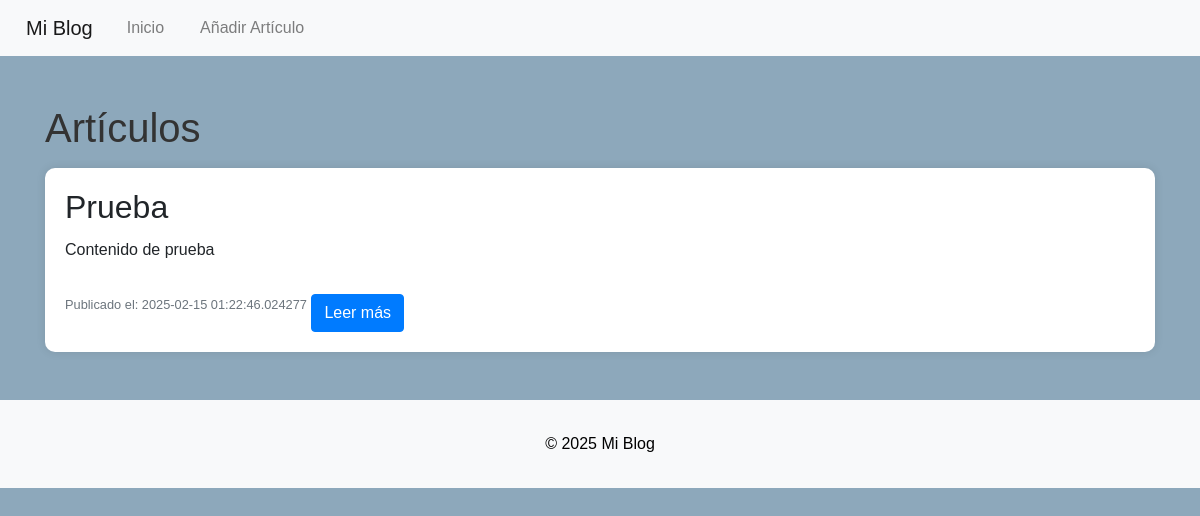
The page /index on the database as committed earlier.
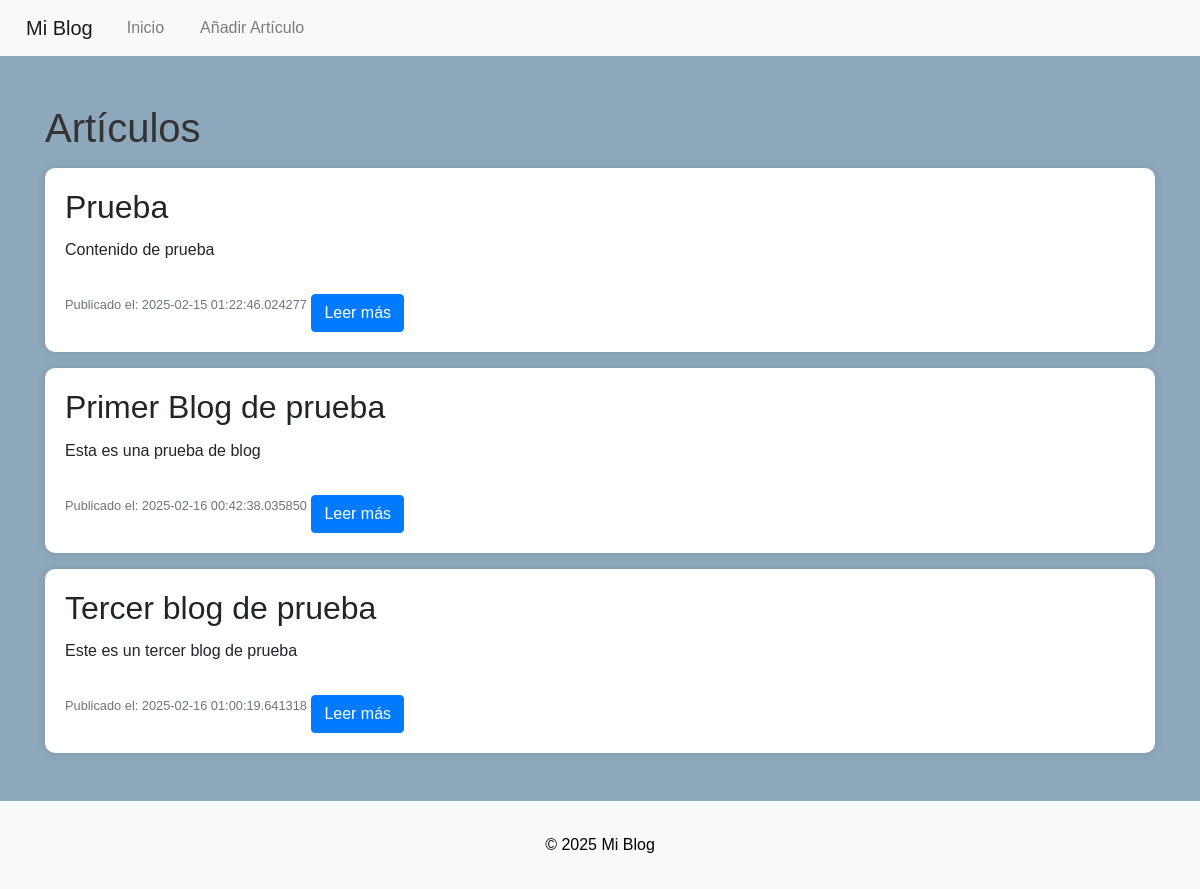
The same page on the database as committed later.
### app/models.py (models this page shows, shortened)
class Post(db.Model):
    id = db.Column(db.Integer, primary_key=True)
    title = db.Column(db.String(200), nullable=False)
    content = db.Column(db.Text, nullable=False)
    date_posted = db.Column(db.DateTime, index=True, default=datetime.utcnow)

### app/routes.py (the view)
@app.route('/')
@app.route('/index')
def index():
    posts = Post.query.all()
    return render_template('index.html', title='Home', posts=posts)

### app/templates/index.html (shortened to what this page needs)
{% extends "base.html" %}
{% block content %}
    <h1 class="mt-5">Artículos</h1>
    {% for post in posts %}
    <div class="card my-3">
        <div class="card-body">
            <h2 class="card-title">{{ post.title }}</h2>
            <p class="card-text">{{ post.content }}</p>
            <small class="text-muted">Publicado el: {{ post.date_posted }}</small>
            <a href="{{ url_for('post', post_id=post.id) }}" class="btn btn-primary mt-3">Leer más</a>
        </div>
    </div>
    {% endfor %}
{% endblock %}

### app/templates/base.html (shortened to what this page needs)
<!DOCTYPE html>
<html lang="en">
<head>
    <link rel="stylesheet" href="https://maxcdn.bootstrapcdn.com/bootstrap/4.5.2/css/bootstrap.min.css">
    <link rel="stylesheet" href="../static/static.css">
</head>
<body>
    <nav class="navbar navbar-expand-lg navbar-light bg-light">
        <a class="navbar-brand" href="#">Mi Blog</a>
        <div class="collapse navbar-collapse" id="navbarNav">
            <ul class="navbar-nav">
                <li class="nav-item">
                    <a class="nav-link" href="{{ url_for('index') }}">Inicio</a>
                </li>
                <li class="nav-item">
                    <a class="nav-link" href="{{ url_for('add') }}">Añadir Artículo</a>
                </li>
            </ul>
        </div>
    </nav>
    <div class="container mt-5">
        {% block content %}{% endblock %}
    </div>
    <footer class="bg-light text-center text-lg-start mt-5">
        <div class="text-center p-3">
            &copy; 2025 Mi Blog
        </div>
    </footer>
</body>
</html>

### app/static/static.css (style rules this page uses)
body { font-family: Arial, sans-serif; margin: 0; padding: 0; background-color: #8da8bb; }
header, footer { background-color: #333; color: black; text-align: center; padding: 1em 0; }
.navbar { margin-bottom: 20px; }
nav a { color: white; text-decoration: none; margin: 0 10px; }
h1 { color: #333; }
.card { border: none; border-radius: 10px; box-shadow: 0 0 10px rgba(0, 0, 0, 0.1); }

Rows that differ between the two databases and show on the page:
added Post: title "Primer Blog de prueba", content "Esta es una prueba de blog", date_posted "2025-02-16 00:42:38.035850"
added Post: title "Tercer blog de prueba", content "Este es un tercer blog de prueba", date_posted "2025-02-16 01:00:19.641318"
